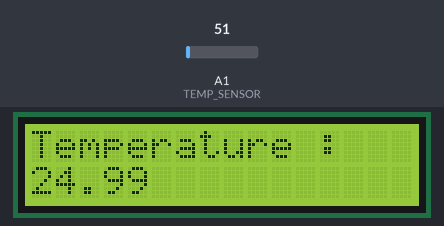
Simulated run of this sketch. Board: Arduino Uno, built with avr-gcc and run on an emulated ATmega328P. On the bench: 16×2 character LCD. The inputs (shaded band) are chosen by the test bench; at power-on: A1 (TEMP_SENSOR) = 51.

Above: at 1.2 s.
1.3 s: A1 (TEMP_SENSOR) set to 61
At 3.2 s:
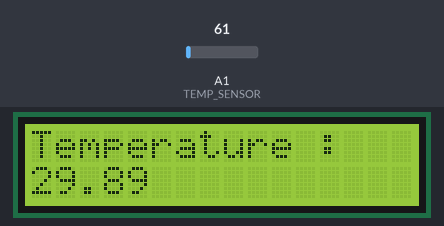
3.5 s: A1 (TEMP_SENSOR) set to 71
At 5.3 s:
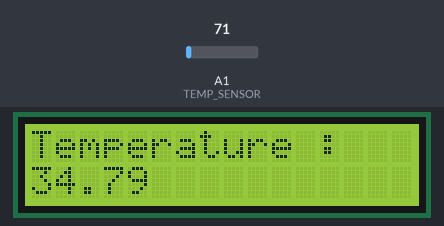
5.6 s: A1 (TEMP_SENSOR) set to 86
At 7.4 s:
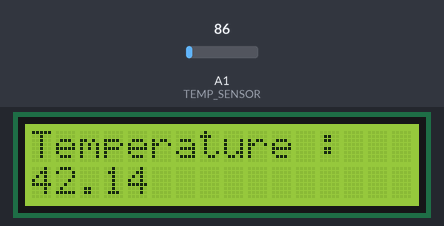
Timing chart, 0 to 8.9 s (numbered marks = the images above; inputs shaded):
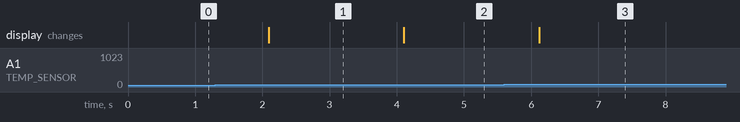

The sketch:

lcdwithi2c.ino
```cpp
#include <Wire.h>
#include <LiquidCrystal_I2C.h>

LiquidCrystal_I2C lcd(0x20,16,2);  // set the LCD address to 0x20 for a 16 chars and 2 line display
int TEMP_SENSOR=1;
int tempdata=0;
void setup()
{
  lcd.init();                      // initialize the lcd

  // Print a message to the LCD.
  lcd.backlight();
 // lcd.print("Hello, Naresh!");
  lcd.print("Temperature :");


}

void loop()
{


  lcd.setCursor(0, 1);
  tempdata=analogRead(TEMP_SENSOR);
  lcd.print(tempdata*0.49);
  delay(1000);

}
```

Measured:
- after the input at 1.3 s, the display: changes after 0.79 s (image 1)
- after the input at 3.5 s, the display: changes after 0.61 s (image 2)
- after the input at 5.6 s, the display: changes after 0.52 s (image 3)
